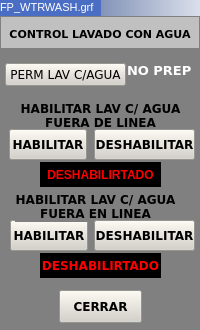
<?xml version="1.0" encoding="UTF-8"?>
<ui version="4.0">
 <class>WCtrlLavAgua</class>
 <widget class="QWidget" name="WCtrlLavAgua">
  <property name="geometry">
   <rect>
    <x>0</x>
    <y>0</y>
    <width>200</width>
    <height>330</height>
   </rect>
  </property>
  <property name="minimumSize">
   <size>
    <width>200</width>
    <height>330</height>
   </size>
  </property>
  <property name="maximumSize">
   <size>
    <width>200</width>
    <height>330</height>
   </size>
  </property>
  <property name="windowTitle">
   <string>Dialog</string>
  </property>
  <property name="styleSheet">
   <string notr="true">background-color: rgb(128, 128, 128);</string>
  </property>
  <widget class="QFrame" name="frame">
   <property name="geometry">
    <rect>
     <x>1</x>
     <y>17</y>
     <width>198</width>
     <height>31</height>
    </rect>
   </property>
   <property name="styleSheet">
    <string notr="true">background-color: rgb(192, 192, 192);</string>
   </property>
   <property name="frameShape">
    <enum>QFrame::NoFrame</enum>
   </property>
   <property name="frameShadow">
    <enum>QFrame::Sunken</enum>
   </property>
   <property name="lineWidth">
    <number>2</number>
   </property>
   <widget class="QLabel" name="lbCtrlLavAguaT">
    <property name="geometry">
     <rect>
      <x>0</x>
      <y>7</y>
      <width>198</width>
      <height>20</height>
     </rect>
    </property>
    <property name="font">
     <font>
      <family>Verdana</family>
      <pointsize>8</pointsize>
      <weight>75</weight>
      <bold>true</bold>
     </font>
    </property>
    <property name="frameShape">
     <enum>QFrame::NoFrame</enum>
    </property>
    <property name="frameShadow">
     <enum>QFrame::Plain</enum>
    </property>
    <property name="lineWidth">
     <number>1</number>
    </property>
    <property name="text">
     <string>CONTROL LAVADO CON AGUA</string>
    </property>
    <property name="alignment">
     <set>Qt::AlignCenter</set>
    </property>
   </widget>
  </widget>
  <widget class="QPushButton" name="btCerrar">
   <property name="geometry">
    <rect>
     <x>59</x>
     <y>290</y>
     <width>83</width>
     <height>33</height>
    </rect>
   </property>
   <property name="font">
    <font>
     <family>Verdana</family>
     <pointsize>9</pointsize>
     <weight>75</weight>
     <bold>true</bold>
     <kerning>true</kerning>
    </font>
   </property>
   <property name="styleSheet">
    <string notr="true">background-color: rgb(212, 208, 200);</string>
   </property>
   <property name="text">
    <string>CERRAR</string>
   </property>
   <property name="shortcut">
    <string/>
   </property>
   <property name="autoDefault">
    <bool>false</bool>
   </property>
   <property name="default">
    <bool>false</bool>
   </property>
   <property name="flat">
    <bool>false</bool>
   </property>
  </widget>
  <widget class="QLabel" name="lbPermLav">
   <property name="geometry">
    <rect>
     <x>127</x>
     <y>60</y>
     <width>67</width>
     <height>21</height>
    </rect>
   </property>
   <property name="font">
    <font>
     <family>Verdana</family>
     <pointsize>10</pointsize>
     <weight>75</weight>
     <bold>true</bold>
    </font>
   </property>
   <property name="styleSheet">
    <string notr="true">
color: rgb(255, 255, 255);</string>
   </property>
   <property name="text">
    <string>NO PREP</string>
   </property>
  </widget>
  <widget class="QPushButton" name="btPermLav">
   <property name="geometry">
    <rect>
     <x>5</x>
     <y>63</y>
     <width>121</width>
     <height>23</height>
    </rect>
   </property>
   <property name="font">
    <font>
     <family>Verdana</family>
    </font>
   </property>
   <property name="styleSheet">
    <string notr="true">background-color: rgb(212, 208, 200);</string>
   </property>
   <property name="text">
    <string>PERM LAV C/AGUA</string>
   </property>
  </widget>
  <widget class="QLabel" name="lbFueraDeLineaT">
   <property name="geometry">
    <rect>
     <x>20</x>
     <y>95</y>
     <width>161</width>
     <height>41</height>
    </rect>
   </property>
   <property name="font">
    <font>
     <family>Verdana</family>
     <weight>75</weight>
     <bold>true</bold>
    </font>
   </property>
   <property name="text">
    <string>HABILITAR LAV C/ AGUA
FUERA DE LINEA</string>
   </property>
   <property name="alignment">
    <set>Qt::AlignCenter</set>
   </property>
  </widget>
  <widget class="QPushButton" name="btDeLineaHab">
   <property name="geometry">
    <rect>
     <x>9</x>
     <y>129</y>
     <width>78</width>
     <height>31</height>
    </rect>
   </property>
   <property name="font">
    <font>
     <family>Verdana</family>
     <weight>75</weight>
     <bold>true</bold>
    </font>
   </property>
   <property name="styleSheet">
    <string notr="true">background-color: rgb(212, 208, 200);</string>
   </property>
   <property name="text">
    <string>HABILITAR</string>
   </property>
  </widget>
  <widget class="QPushButton" name="btDeLineaDes">
   <property name="geometry">
    <rect>
     <x>94</x>
     <y>129</y>
     <width>101</width>
     <height>31</height>
    </rect>
   </property>
   <property name="font">
    <font>
     <family>Verdana</family>
     <weight>75</weight>
     <bold>true</bold>
    </font>
   </property>
   <property name="styleSheet">
    <string notr="true">background-color: rgb(212, 208, 200);</string>
   </property>
   <property name="text">
    <string>DESHABILITAR</string>
   </property>
  </widget>
  <widget class="QLabel" name="lbDeLinea">
   <property name="geometry">
    <rect>
     <x>40</x>
     <y>162</y>
     <width>121</width>
     <height>25</height>
    </rect>
   </property>
   <property name="font">
    <font>
     <weight>75</weight>
     <bold>true</bold>
    </font>
   </property>
   <property name="styleSheet">
    <string notr="true">background-color: rgb(0, 0, 0);
color: rgb(255, 0, 0);</string>
   </property>
   <property name="text">
    <string>DESHABILIRTADO</string>
   </property>
   <property name="alignment">
    <set>Qt::AlignCenter</set>
   </property>
  </widget>
  <widget class="QLabel" name="lbEnLinea">
   <property name="geometry">
    <rect>
     <x>40</x>
     <y>253</y>
     <width>121</width>
     <height>25</height>
    </rect>
   </property>
   <property name="font">
    <font>
     <family>Verdana</family>
     <weight>75</weight>
     <bold>true</bold>
    </font>
   </property>
   <property name="styleSheet">
    <string notr="true">background-color: rgb(0, 0, 0);
color: rgb(255, 0, 0);</string>
   </property>
   <property name="text">
    <string>DESHABILIRTADO</string>
   </property>
   <property name="alignment">
    <set>Qt::AlignCenter</set>
   </property>
  </widget>
  <widget class="QPushButton" name="btEnLineaHab">
   <property name="geometry">
    <rect>
     <x>10</x>
     <y>220</y>
     <width>78</width>
     <height>31</height>
    </rect>
   </property>
   <property name="font">
    <font>
     <family>Verdana</family>
     <weight>75</weight>
     <bold>true</bold>
    </font>
   </property>
   <property name="styleSheet">
    <string notr="true">background-color: rgb(212, 208, 200);</string>
   </property>
   <property name="text">
    <string>HABILITAR</string>
   </property>
  </widget>
  <widget class="QLabel" name="lbFueraEnLineaT">
   <property name="geometry">
    <rect>
     <x>15</x>
     <y>191</y>
     <width>161</width>
     <height>31</height>
    </rect>
   </property>
   <property name="font">
    <font>
     <family>Verdana</family>
     <weight>75</weight>
     <bold>true</bold>
    </font>
   </property>
   <property name="text">
    <string>HABILITAR LAV C/ AGUA
FUERA EN LINEA</string>
   </property>
   <property name="alignment">
    <set>Qt::AlignCenter</set>
   </property>
  </widget>
  <widget class="QPushButton" name="btEnLineaDes">
   <property name="geometry">
    <rect>
     <x>94</x>
     <y>220</y>
     <width>101</width>
     <height>31</height>
    </rect>
   </property>
   <property name="font">
    <font>
     <family>Verdana</family>
     <weight>75</weight>
     <bold>true</bold>
    </font>
   </property>
   <property name="styleSheet">
    <string notr="true">background-color: rgb(212, 208, 200);</string>
   </property>
   <property name="text">
    <string>DESHABILITAR</string>
   </property>
  </widget>
  <widget class="QFrame" name="frame_2">
   <property name="geometry">
    <rect>
     <x>0</x>
     <y>0</y>
     <width>241</width>
     <height>16</height>
    </rect>
   </property>
   <property name="styleSheet">
    <string notr="true">background-color: qlineargradient(spread:pad, x1:0, y1:0, x2:1, y2:0, stop:0 rgba(43, 71, 134, 255), stop:1 rgba(255, 255, 255, 255));</string>
   </property>
   <property name="frameShape">
    <enum>QFrame::Panel</enum>
   </property>
   <property name="frameShadow">
    <enum>QFrame::Raised</enum>
   </property>
   <property name="lineWidth">
    <number>0</number>
   </property>
   <widget class="QLabel" name="lbIP">
    <property name="geometry">
     <rect>
      <x>0</x>
      <y>0</y>
      <width>101</width>
      <height>16</height>
     </rect>
    </property>
    <property name="font">
     <font>
      <pointsize>5</pointsize>
     </font>
    </property>
    <property name="styleSheet">
     <string notr="true">background-color: rgb(74, 110, 195);</string>
    </property>
    <property name="text">
     <string>&lt;!DOCTYPE HTML PUBLIC &quot;-//W3C//DTD HTML 4.0//EN&quot; &quot;http://www.w3.org/TR/REC-html40/strict.dtd&quot;&gt;
&lt;html&gt;&lt;head&gt;&lt;meta name=&quot;qrichtext&quot; content=&quot;1&quot; /&gt;&lt;style type=&quot;text/css&quot;&gt;
p, li { white-space: pre-wrap; }
&lt;/style&gt;&lt;/head&gt;&lt;body style=&quot; font-family:'MS Shell Dlg 2'; font-size:5pt; font-weight:400; font-style:normal;&quot;&gt;
&lt;p style=&quot; margin-top:0px; margin-bottom:0px; margin-left:0px; margin-right:0px; -qt-block-indent:0; text-indent:0px;&quot;&gt;&lt;span style=&quot; font-size:8pt; color:#ffffff;&quot;&gt;FP_WTRWASH.grf&lt;/span&gt;&lt;/p&gt;&lt;/body&gt;&lt;/html&gt;</string>
    </property>
   </widget>
  </widget>
  <widget class="QLabel" name="lbFondo">
   <property name="geometry">
    <rect>
     <x>0</x>
     <y>0</y>
     <width>200</width>
     <height>330</height>
    </rect>
   </property>
   <property name="styleSheet">
    <string notr="true">background-color: rgb(128, 128, 128);</string>
   </property>
   <property name="text">
    <string/>
   </property>
  </widget>
  <zorder>lbFondo</zorder>
  <zorder>frame</zorder>
  <zorder>btCerrar</zorder>
  <zorder>lbPermLav</zorder>
  <zorder>btPermLav</zorder>
  <zorder>lbFueraDeLineaT</zorder>
  <zorder>btDeLineaHab</zorder>
  <zorder>btDeLineaDes</zorder>
  <zorder>lbDeLinea</zorder>
  <zorder>lbEnLinea</zorder>
  <zorder>btEnLineaHab</zorder>
  <zorder>lbFueraEnLineaT</zorder>
  <zorder>btEnLineaDes</zorder>
  <zorder>frame_2</zorder>
 </widget>
 <resources/>
 <connections/>
</ui>
